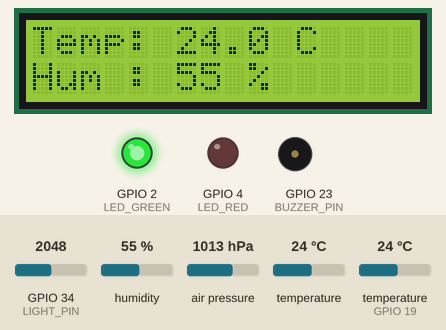
This program was run on a simulated ESP32. On the bench: 16×2 character LCD, output pins drawn as LEDs (lit = HIGH), buzzer (waves = sounding, pin HIGH). The test bench sets the inputs (shaded band); at power-on: temperature (sensor on GPIO 19) 24 °C, humidity 55 %, air pressure 1013 hPa, GPIO 34 (LIGHT_PIN) = 2048, temperature 24 °C. WiFi joins after 1.5 s; servers stay silent unless stated; no MQTT or app messages arrive unless stated; what the program prints to the serial monitor is not drawn.

Above: at 7.8 s.
7.9 s: temperature (sensor on GPIO 19) set to 25.2 °C
At 14.6 s:
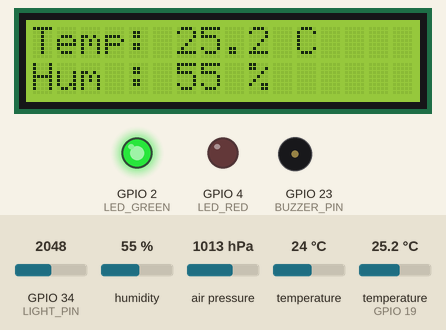
14.7 s: temperature (sensor on GPIO 19) set to 26.3 °C
At 17.3 s:
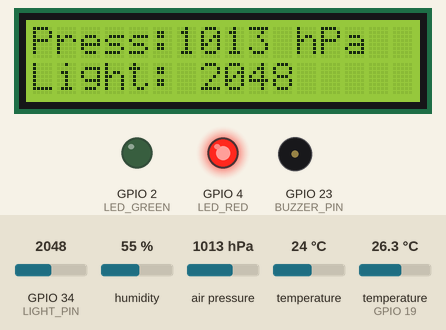
20.9 s: humidity set to 68 %
At 22.4 s:
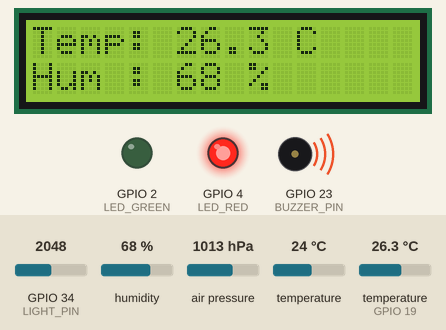
26.0 s: air pressure set to 952 hPa
At 32.5 s:
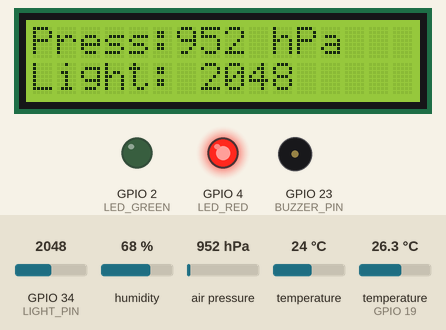
32.8 s: humidity set to 22 %
At 37.5 s:
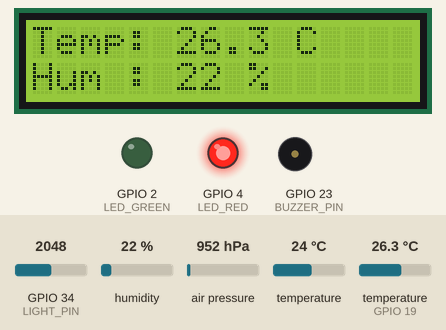
38.7 s: GPIO 34 (LIGHT_PIN) set to 2866
At 40.1 s:
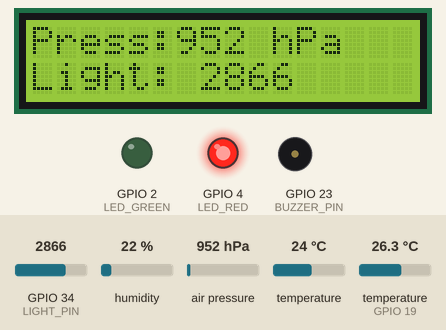
Timing chart, 0 to 41.7 s (numbered marks = the images above; inputs shaded):
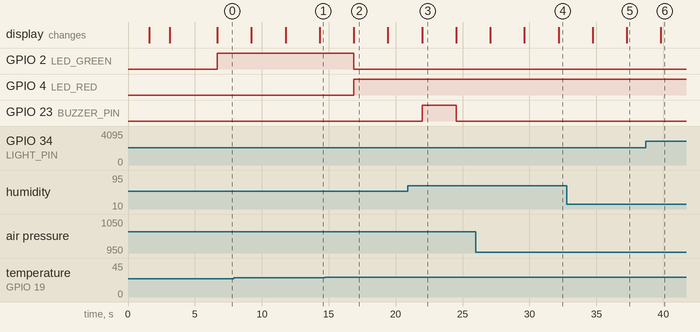

The program:

main.cpp
```cpp
#include <Arduino.h>
#include <Wire.h>
#include <Adafruit_Sensor.h>
#include <Adafruit_BMP085_U.h>
#include <DHT.h>
#include <WiFi.h>
#include <PubSubClient.h>
#include <LiquidCrystal.h>

const char* mqtt_server = "broker.hivemq.com";
const int mqtt_port = 1883;
const char* temperature_topic = "/amc/ss2026/group3/am2302/temperature";
const char* humidity_topic = "/amc/ss2026/group3/am2302/humidity";
const char* pressure_topic = "/amc/ss2026/group3/bmp180/pressure";
const char* light_topic = "/amc/ss2026/group3/light/raw";
WiFiClient espClient;
PubSubClient client(espClient);


const char* ssid = "iPhone";
const char* password = "AYASHA07";

// -----------------------------
// BMP180
// -----------------------------
Adafruit_BMP085_Unified bmp = Adafruit_BMP085_Unified(10085);

// -----------------------------
// AM2302 / DHT22
// -----------------------------
#define DHT_PIN 19
#define DHT_TYPE DHT22
#define LIGHT_PIN 34

DHT dht(DHT_PIN, DHT_TYPE);

// =====================================================
// OUTPUT MODULE
// =====================================================
#define BUZZER_PIN 23
#define LED_GREEN  2
#define LED_RED    4

// LCD 16x2 che do 4-bit
const uint8_t LCD_RS = 14;
const uint8_t LCD_E  = 13;
const uint8_t LCD_D4 = 26;
const uint8_t LCD_D5 = 25;
const uint8_t LCD_D6 = 33;
const uint8_t LCD_D7 = 32;

const uint8_t LCD_COLS = 16;
const uint8_t LCD_ROWS = 2;

LiquidCrystal lcd(LCD_RS, LCD_E, LCD_D4, LCD_D5, LCD_D6, LCD_D7);

// WARNING THESHOLDS
const float T_ON     = 26.0;
const float T_OFF    = 25.0;
const float HUM_HIGH = 60.0;

const uint32_t BEEP_MS     = 2000;
const uint32_t COOLDOWN_MS = 60000;

bool hotState = false;
bool beeping  = false;
uint32_t beepStart   = 0;
uint32_t lastBeepEnd = 0;
uint8_t  page = 0;

// DISPLAYED VALUES
float dispTemperature = NAN;
float dispHumidity    = NAN;
float dispPressure    = NAN;
int   dispLight       = 0;

// Remember whether BMP180 was detected
bool bmpWorking = false;

// -----------------------------
// SUPPORTED FUNCTIONS FOR LCD DISPLAY
// -----------------------------
void printLine(uint8_t row, const String &text) {
    String s = text;
    if (s.length() > LCD_COLS) s = s.substring(0, LCD_COLS);
    while (s.length() < LCD_COLS) s += ' ';
    lcd.setCursor(0, row);
    lcd.print(s);
}

void showTwoLines(const String &l0, const String &l1) {
    printLine(0, l0);
    printLine(1, l1);
}

// -----------------------------
// WARNING ALERTS - LED + BUZZER
// -----------------------------
void updateAlert() {
    if (isnan(dispTemperature)) return;

    if (!hotState && dispTemperature >= T_ON)  hotState = true;
    if ( hotState && dispTemperature <  T_OFF) hotState = false;

    digitalWrite(LED_RED,   hotState ? HIGH : LOW);
    digitalWrite(LED_GREEN, hotState ? LOW  : HIGH);

    // BUZZER ONLY WORKS WHEN HUMIDITY AND TEMPERATURE ARE HIGH
    uint32_t now = millis();
    bool shouldBeep = hotState && !isnan(dispHumidity) && dispHumidity >= HUM_HIGH;

    if (!shouldBeep) {
        if (beeping) { digitalWrite(BUZZER_PIN, LOW); beeping = false; }
        return;
    }

    if (beeping) {
        if (now - beepStart >= BEEP_MS) {
            digitalWrite(BUZZER_PIN, LOW);
            beeping = false;
            lastBeepEnd = now;
        }
    } else {
        if (lastBeepEnd == 0 || now - lastBeepEnd >= COOLDOWN_MS) {
            digitalWrite(BUZZER_PIN, HIGH);
            beeping = true;
            beepStart = now;
        }
    }
}

// -----------------------------
// DISPLAY LCD - PAGE SWITCHING
// -----------------------------
void updateDisplay() {
    char l0[20], l1[20];

    switch (page) {
        case 0:
            if (isnan(dispTemperature)) snprintf(l0, sizeof(l0), "Temp: --");
            else                        snprintf(l0, sizeof(l0), "Temp: %.1f C", dispTemperature);
            if (isnan(dispHumidity))    snprintf(l1, sizeof(l1), "Hum : --");
            else                        snprintf(l1, sizeof(l1), "Hum : %.0f %%", dispHumidity);
            break;

        case 1:
            if (isnan(dispPressure)) snprintf(l0, sizeof(l0), "Press: --");
            else                     snprintf(l0, sizeof(l0), "Press:%.0f hPa", dispPressure);
            snprintf(l1, sizeof(l1), "Light: %d", dispLight);
            break;

        default:
            snprintf(l0, sizeof(l0), hotState ? "Status: TOO HOT" : "Status: OK");
            snprintf(l1, sizeof(l1), client.connected() ? "MQTT: online" : "MQTT: offline");
            break;
    }

    showTwoLines(String(l0), String(l1));
    page = (page + 1) % 3;
}

void setup() {

    Serial.begin(115200);

    pinMode(BUZZER_PIN, OUTPUT);
    pinMode(LED_GREEN,  OUTPUT);
    pinMode(LED_RED,    OUTPUT);
    digitalWrite(BUZZER_PIN, LOW);
    digitalWrite(LED_GREEN,  LOW);
    digitalWrite(LED_RED,    LOW);

    lcd.begin(LCD_COLS, LCD_ROWS);
    showTwoLines("Weather Station", "Connecting WiFi");

    Serial.println("Connecting to WiFi...");

WiFi.begin(ssid, password);

while (WiFi.status() != WL_CONNECTED) {
    delay(500);
    Serial.print(".");
}

Serial.println();
Serial.println("WiFi connected!");

Serial.print("IP address: ");
Serial.println(WiFi.localIP());

    showTwoLines("WiFi connected", WiFi.localIP().toString());
    delay(1500);

client.setServer(mqtt_server, mqtt_port);

Serial.println("Connecting to MQTT...");

if (client.connect("ESP32_WeatherStation")) {
    Serial.println("MQTT connected!");
    showTwoLines("MQTT connected", "starting...");
} else {
    Serial.print("MQTT connection failed, state: ");
    Serial.println(client.state());
    showTwoLines("MQTT failed", "state: " + String(client.state()));
}
    delay(1500);

    // Start I2C
    // SDA = GPIO 21
    // SCL = GPIO 22
    Wire.begin(21, 22);

    // Start AM2302
    dht.begin();

    delay(2000);

    // Check BMP180
    if (bmp.begin()) {
        bmpWorking = true;
        Serial.println("BMP180 connected!");
    }
    else {
        bmpWorking = false;
        Serial.println("BMP180 not found!");
        showTwoLines("BMP180 not found", "check wiring");
        delay(2000);
    }

    Serial.println("AM2302 started!");
    Serial.println("-------------------------");
}


void loop() {
 client.loop();
    // ===================================
    // BMP180
    // ===================================

    if (bmpWorking) {

        sensors_event_t event;
        bmp.getEvent(&event);

        if (event.pressure) {

            Serial.print("Pressure: ");
            Serial.print(event.pressure);
            Serial.println(" hPa");

            dispPressure = event.pressure;          // FOR LCD

            char pressureMessage[16];
snprintf(pressureMessage, sizeof(pressureMessage), "%.2f", event.pressure);

client.publish(pressure_topic, pressureMessage);

Serial.print("Published pressure to MQTT: ");
Serial.println(pressureMessage);

            float bmpTemperature;
            bmp.getTemperature(&bmpTemperature);

            Serial.print("BMP180 Temperature: ");
            Serial.print(bmpTemperature);
            Serial.println(" C");
        }
        else {
            Serial.println("BMP180 reading failed!");
        }
    }
    else {
        Serial.println("BMP180 unavailable");
    }


    // ===================================
    // AM2302 / DHT22
    // ===================================

    float humidity = dht.readHumidity();
    float dhtTemperature = dht.readTemperature();

    if (isnan(humidity) || isnan(dhtTemperature)) {

        Serial.println("AM2302 reading failed!");

    }
    else {

        dispTemperature = dhtTemperature;           // FOR LCD / LED / buzzer
        dispHumidity    = humidity;

        Serial.print("AM2302 Temperature: ");
        Serial.print(dhtTemperature);
        Serial.println(" C");
        char tempMessage[16];
snprintf(tempMessage, sizeof(tempMessage), "%.2f", dhtTemperature);

client.publish(temperature_topic, tempMessage);

Serial.print("Published temperature to MQTT: ");
Serial.println(tempMessage);


        Serial.print("Humidity: ");
        Serial.print(humidity);
        Serial.println(" %");
        char humidityMessage[16];
snprintf(humidityMessage, sizeof(humidityMessage), "%.2f", humidity);

client.publish(humidity_topic, humidityMessage);

Serial.print("Published humidity to MQTT: ");
Serial.println(humidityMessage);
    }


    Serial.println("-------------------------");
    int lightValue = analogRead(LIGHT_PIN);

    dispLight = lightValue;                          // FOR LCD

Serial.print("Light raw value: ");
Serial.println(lightValue);
char lightMessage[16];
snprintf(lightMessage, sizeof(lightMessage), "%d", lightValue);

client.publish(light_topic, lightMessage);

Serial.print("Published light to MQTT: ");
Serial.println(lightMessage);

    // ===================================
    // OUTPUT MODULE
    // ===================================
    updateAlert();
    updateDisplay();

    // AM2302 needs time between measurements
    delay(2500);
}
```

Measured:
- the behaviour switches between 25.9 and 26 °C on temperature (sensor on GPIO 19) (found by bisection; images 1 and 2)
- after the input at 14.7 s, GPIO 2 (LED_GREEN): HIGH → LOW after 2.2 s; GPIO 4 (LED_RED): LOW → HIGH after 2.2 s
- after the input at 20.9 s, GPIO 23 (BUZZER_PIN): LOW → HIGH after 1.1 s, → LOW 2.5 s later
- what the display in image 2 shows lasts 2.5 s, from 16.9 s to 19.4 s
